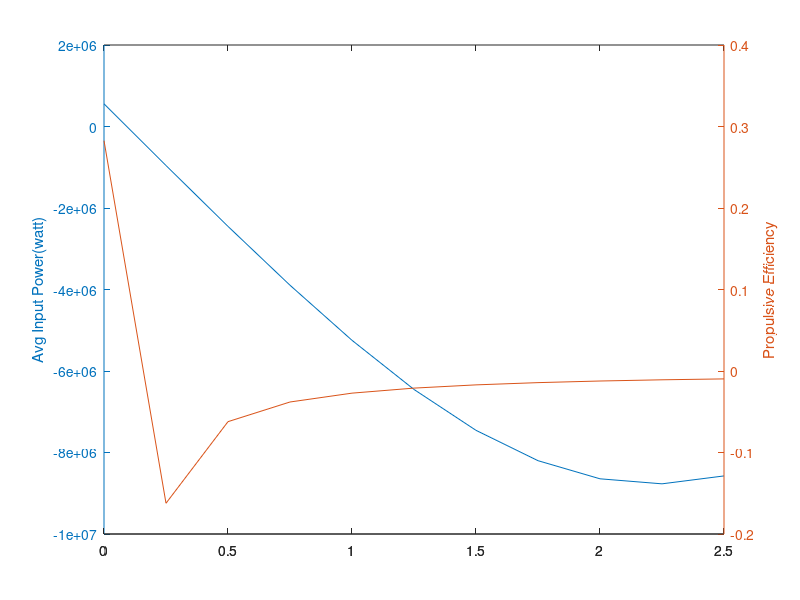
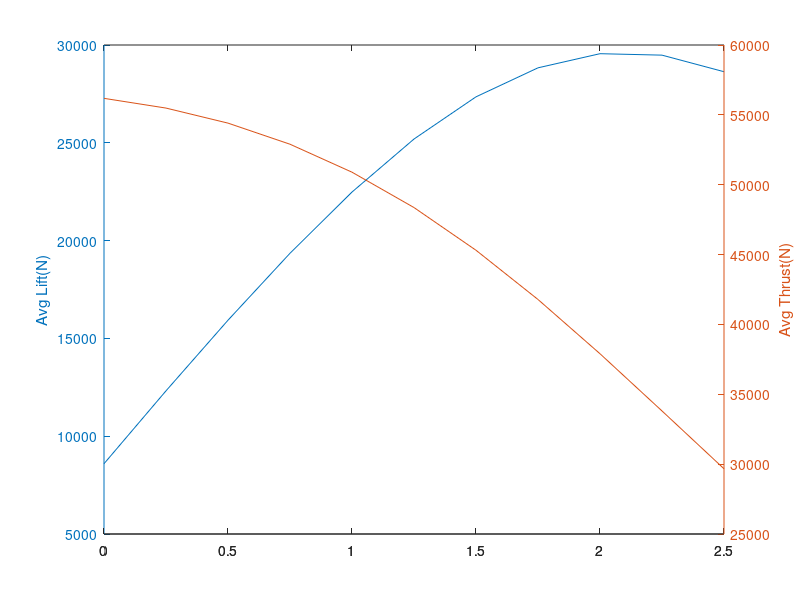

These figures' MATLAB source, in order:
clc
clear all
format short
alphastall=13*pi/180;
Cmac=0.025;
aspectratio=4.7;
alpha_o=0.5*pi/180;
gamma=33.5*pi/180; % maximum flapping
eta=0.98; % leading edge suction efficiency
rho=1.23; % density of air(kg/m^3)
theta_a=9*pi/180; % pitching angle of flapping angle with respect to U(rad)
f=6.15; % flapping frequency (Hz)
U=2.8; % forward velocity (m/s)
mew=1.46e-5; % (coefficient of viscocity(kg/ms))
dt=1/(20*f); %time interval
dy=0.01;%section width
ddy=dy*100;
beta=0:0.25:2.5;
for z=1:length(beta)
    theta_o=beta(z)*1*pi/180; % pitching motion amplitude(rad/m)
    % beta(z+1)=zz(z)*1;
    for x = 0:ddy:20
        num=(x/ddy)+1;
        c(num) = (- 0.036*x^2 + 0.13*x + 12)*0.01;
        o=(pi*f*c(num)/U); % reduced frequency
        count=1;
        for t = 0:dt:1/f
            dihedral=gamma*cos(2*pi*f*t);
            theta=-theta_o*(x+(9/2))*sin(2*pi*f*t)+theta_a;
            h=-gamma*(x+(9/2))*cos(2*pi*f*t);
            hdot=gamma*(x+(9/2))*sin(2*pi*f*t)*2*pi*f;
            hdoubledot=-((2*pi*f)^2)*h;
            thetadot=-theta_o*(x+(9/2))*cos(2*pi*f*t)*2*pi*f;
            thetadoubledot=theta_o*(x+(9/2))*sin(2*pi*f*t)*2*pi*f*2*pi*f;
            Vpitch=0.75*c(num)*thetadot;
            Vplunge=hdot*cos(theta-theta_a);
            Downwardvelocity=U*(theta-theta_a);
            Vpitchdot=0.75*c(num)*thetadoubledot;
            Vplungedot=-hdot*sin(theta-theta_a)*thetadot+hdoubledot*cos(theta-theta_a);
            Downwardvelocitydot=U*thetadot;
            temp(num,count)=(Vpitch+Vplunge+Downwardvelocity)/U;
            alpha=((temp(num,count)));
            angle(num,count)=((Vpitchdot+Vplungedot+Downwardvelocitydot)/U)*180/pi;
            alphadot=(Vpitchdot+Vplungedot+Downwardvelocitydot)/U;
            AR=aspectratio;
            C1=0.5*AR/(2.32+AR);
            C2=0.181+(0.772/AR);
            F=1-(C1*o*o/(o*o+C2^2));
            G=-(C1*C2*o)/(o*o+C2^2);
            C=(F*F+G*G)^0.5;
            w=U*2*(alpha_o+theta_a)/(2+AR);
            alphap=((AR/(2+AR))*(F*alpha+(c(num)/(2*U))*(G/o)*alphadot))-w/U;
            b=U*alphadot-0.25*c(num)*thetadoubledot;
            Vx=U*cos(theta)-hdot*sin(theta-theta_a);
            % velocityx(num,count)=U*cos(theta)-hdot*sin(theta-theta_a);
            tempp(num,count)=((alphap+theta_a-(0.75*c(num)*thetadot/U)))*180/pi;
            if (alphap+theta_a-((0.75*c(num)*thetadot)/U)) >= alphastall
                Vn=hdot*cos(theta-theta_a)+0.5*c(num)*thetadot+U*sin(theta);
                Vs=sqrt((Vx*Vx+Vn*Vn));
                dNc(num,count)=1.98*Vs*Vn*c(num)*rho*dy/2;
                dNa(num,count)=rho*pi*c(num)*c(num)*(b/8)*dy;
                dDf(num,count)=0;
                dTs(num,count)=0;
                dDcamb(num,count)=0;
                dPin(num,count)=(dNc(num,count)+dNa(num,count))*(hdot*cos(theta-theta_a)+0.5*c(num)*thetadot);
                dL(num,count)=((dNa(num,count)+dNc(num,count))*cos(theta)+(dTs(num,count)-dDf(num,count)-dDcamb(num,count))*sin(theta))*cos(dihedral);
                dT(num,count)= (dTs(num,count)-dDf(num,count)-dDcamb(num,count))*cos(theta)-(dNa(num,count)+dNc(num,count))*sin(theta);
            else
                Vy=U*(alphap+theta_a)-0.5*c(num)*thetadot;
                % velocityy(num,count)=U*(alphap+theta_a)-0.5*c(num)*thetadot;
                V=sqrt((Vx)^2+(Vy)^2);
                dDcamb(num,count)=-2*pi*alpha_o*(alphap+theta_a)*rho*U*V*c(num)*dy*0.5;
                dNc(num,count)=rho*U*V*pi*(alphap+theta_a+alpha_o )*dy*c(num);
                %circulatory normal force
                dNa(num,count)=rho*pi*c(num)*c(num)*b/4*dy; %normal force due to apparent mass effect
                dTs(num,count)=eta*2*pi*(alphap+theta_a-((0.25*c(num)*thetadot)/U))^2*rho*U*(V/2).*dy*c(num); %leading edge suction force
                re=U*c(num)/(mew);
                Cdp(num,count)=0.89*(log10(re))^-2.58;
                dDf(num,count)=Cdp(num,count)*rho*(Vx)^2*c(num)*dy*0.5; %friction drag
                dFx=(dTs(num,count)-dDcamb(num,count)-dDf(num,count));
                dN=((dNa(num,count)+dNc(num,count)));
                dL(num,count)=(dN*cos(theta)+dFx*sin(theta))*cos(dihedral);
                dT(num,count)= dFx*cos(theta)-dN*sin(theta);
                dM=-((rho*pi*c(num).*c(num).*c(num)*thetadot*U/16)+(rho*pi*c(num).*c(num).*c(num)*c(num)*thetadoubledot)/128)*dy;
                dmac=Cmac*rho*dy*(c(num).^2)*U*V*0.5;
                dPin(num,count)=((dTs(num,count)-dDf(num,count)-dDcamb(num,count))*hdot*sin(theta-theta_a))+((dNa(num,count)+dNc(num,count))*(hdot*cos(theta-theta_a)+0.25*c(num)*thetadot))+(0.25*c(num)*thetadot*dNa(num,count))-(dM+dmac)*thetadot;
            end
            time(count)=t;
            count=count+1;
        end
    end
    avglift=0;
    avgthrust=0;
    avgpower=0;
    for i=1:count-1
        lift(i)=0;
        thrust(i)=0;
        power(i)=0;
    end
    for i=1:count-1
        for k=1:num
            lift(i)=lift(i)+dL(k,i);
            thrust(i)=thrust(i)+dT(k,i);
            power(i)=power(i)+dPin(k,i);
        end
        avglift=avglift+lift(i)*dt;
        avgthrust=avgthrust+thrust(i)*dt;
        avgpower=avgpower+power(i)*dt;
    end
    avgliftt(z)=avglift*f;
    avgthrustt(z)=avgthrust*f;
    averagepowerinput(z)=avgpower*f;
    efficiency(z)=(avgthrustt(z)*U)/averagepowerinput(z);
end
% figure(1)
% plot(time,lift,time,thrust)
% figure(2)
% plot(beta,avgthrustt)
[LX,A1,A2]= plotyy(beta,2*averagepowerinput,beta,efficiency,'plot')
set(get(LX(1),'Ylabel'),'String','Avg Input Power(watt)')
set(get(LX(2),'Ylabel'),'String','Propulsive Efficiency')
figure (2)
[AX,H1,H2] = plotyy(beta,2*avgliftt,beta,2*avgthrustt,'plot')
set(get(AX(1),'Ylabel'),'String','Avg Lift(N)')
set(get(AX(2),'Ylabel'),'String','Avg Thrust(N)')